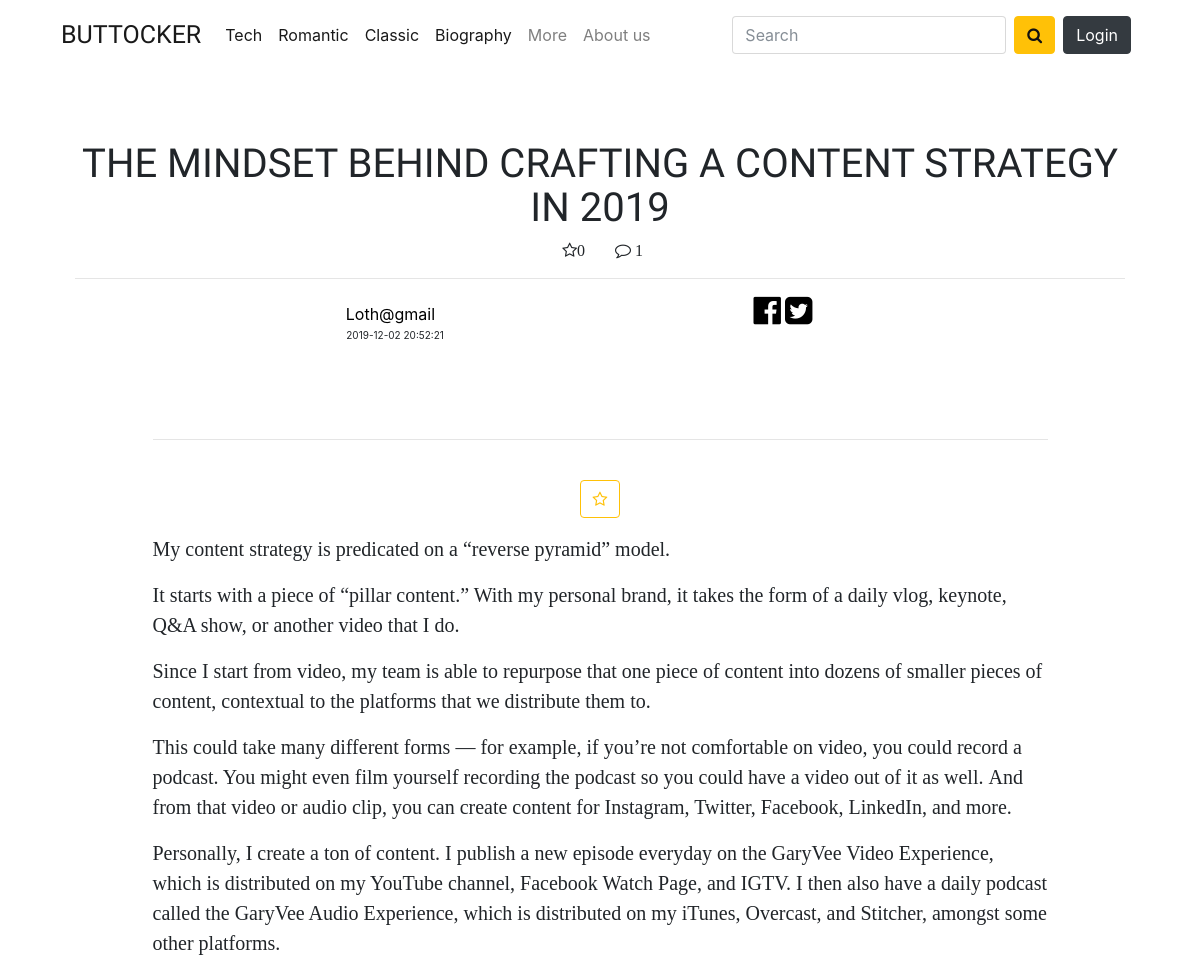
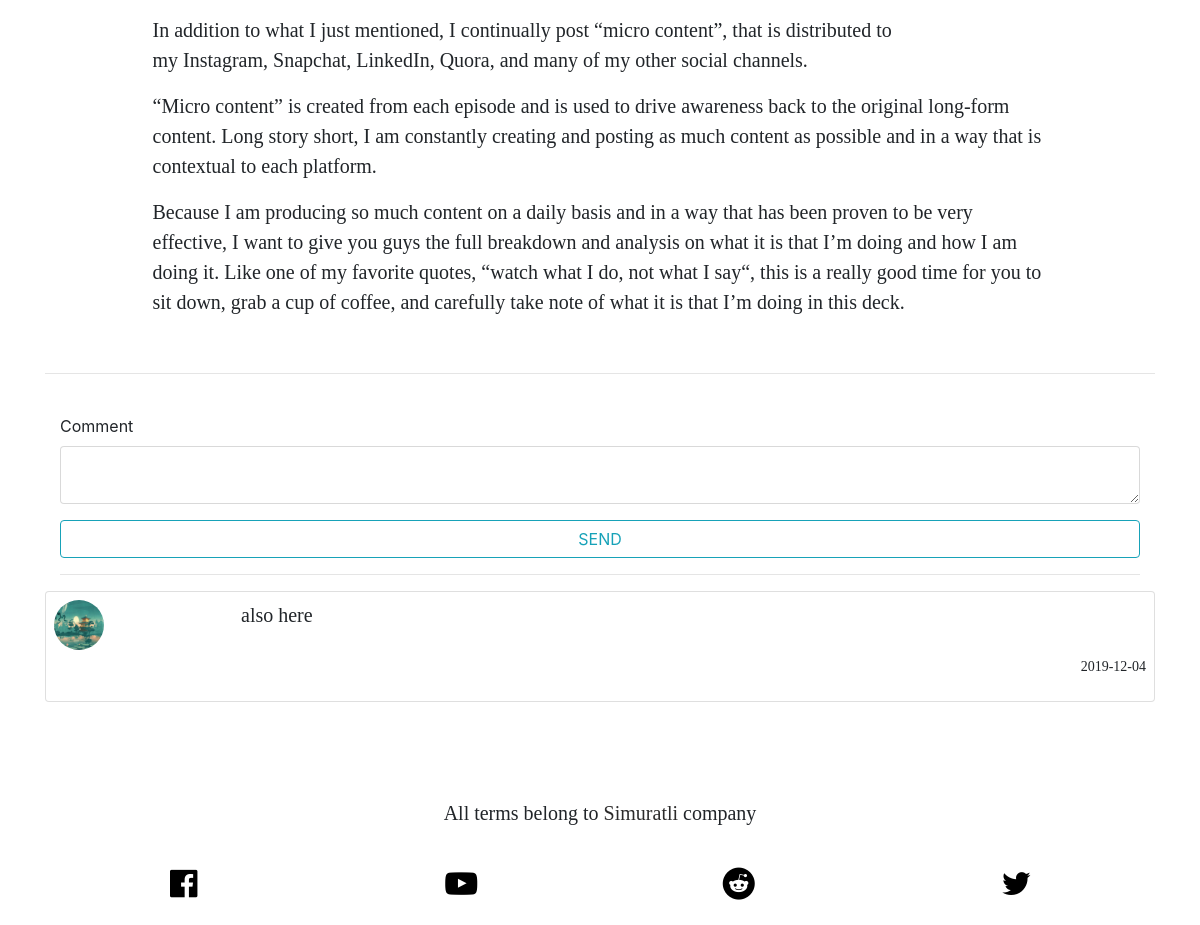
/readblog.php?blog_id=32, run on the app's committed database (2 pictures, top to bottom).
### tables this page shows
CREATE TABLE `kategori` (
  `kategori_id` int(11) NOT NULL,
  `kategori_ad` varchar(100) NOT NULL,
  `kategori_onecikar` enum('1','0') NOT NULL DEFAULT '0',
  `kategori_seourl` varchar(500) NOT NULL,
  `kategori_sira` int(2) NOT NULL,
  `kategori_durum` enum('0','1') NOT NULL DEFAULT '1'
);

CREATE TABLE `blog` (
  `blog_id` int(11) NOT NULL,
  `kullanici_id` int(11) NOT NULL,
  `kategori_id` int(11) NOT NULL,
  `blog_zaman` timestamp NOT NULL DEFAULT CURRENT_TIMESTAMP,
  `blogfoto_resimyol` varchar(5000) NOT NULL,
  `blog_ad` varchar(5000) NOT NULL,
  `blog_seourl` varchar(5000) NOT NULL,
  `blog_detay` text NOT NULL,
  `blog_keyword` text NOT NULL,
  `blog_author` varchar(500) NOT NULL,
  `blog_durum` enum('0','1') NOT NULL DEFAULT '0',
  `blog_onecikar` enum('1','0') DEFAULT '0'
);

CREATE TABLE `kullanici` (
  `kullanici_id` int(11) NOT NULL,
  `subMerchantKey` varchar(500) NOT NULL,
  `kullanici_magaza` enum('0','1','2') NOT NULL DEFAULT '0',
  `kullanici_magazafoto` varchar(500) NOT NULL DEFAULT 'dimg/noimg.jpg',
  `kullanici_zaman` datetime NOT NULL DEFAULT CURRENT_TIMESTAMP,
  `kullanici_resim` varchar(250) NOT NULL,
  `kullanici_tc` varchar(50) NOT NULL,
  `kullanici_banka` varchar(100) NOT NULL,
  `kullanici_iban` varchar(50) DEFAULT NULL,
  `kullanici_ad` varchar(50) NOT NULL,
  `kullanici_soyad` varchar(50) NOT NULL,
  `kullanici_mail` varchar(100) NOT NULL,
  `kullanici_gsm` varchar(50) NOT NULL,
  `kullanici_password` varchar(50) NOT NULL,
  `kullanici_adres` varchar(250) NOT NULL,
  `kullanici_il` varchar(100) NOT NULL,
  `kullanici_ilce` varchar(100) NOT NULL,
  `kullanici_unvan` varchar(100) NOT NULL,
  `kullanici_tip` enum('PERSONAL','PRIVATE_COMPANY','LIMITED_OR_JOINT_STOCK_COMPANY','') DEFAULT 'PERSONAL',
  `kullanici_vdaire` varchar(50) NOT NULL,
  `kullanici_vno` varchar(50) NOT NULL,
  `kullanici_yetki` varchar(50) NOT NULL,
  `kullanici_durum` int(1) NOT NULL DEFAULT '1',
  `kullanici_twitter` varchar(500) NOT NULL,
  `kullanici_facebook` varchar(500) NOT NULL
);

CREATE TABLE `yorumlar` (
  `yorum_id` int(11) NOT NULL,
  `kullanici_id` int(11) NOT NULL,
  `chapter_id` int(11) NOT NULL,
  `yorum_detay` varchar(500) NOT NULL,
  `yorum_zaman` timestamp NOT NULL DEFAULT CURRENT_TIMESTAMP,
  `yorum_onay` enum('0','1') NOT NULL DEFAULT '1',
  `urun_id` int(11) NOT NULL,
  `blog_id` int(11) NOT NULL
);

### admin/production/function.php (called while the page is built, shortened)
<?php
function seo($str, $options = array())
{
    $str = mb_convert_encoding((string)$str, 'UTF-8', mb_list_encodings());
    $defaults = array(
        'delimiter' => '-',
        'limit' => null,
        'lowercase' => true,
        'replacements' => array(),
        'transliterate' => true
    );
    $options = array_merge($defaults, $options);
    $str = preg_replace(array_keys($options['replacements']), $options['replacements'], $str);
    if ($options['transliterate']) {
        $str = str_replace(array_keys($char_map), $char_map, $str);
    }
    $str = preg_replace('/[^\p{L}\p{Nd}]+/u', $options['delimiter'], $str);
    $str = preg_replace('/(' . preg_quote($options['delimiter'], '/') . '){2,}/', '$1', $str);
    $str = mb_substr($str, 0, ($options['limit'] ? $options['limit'] : mb_strlen($str, 'UTF-8')), 'UTF-8');
    $str = trim($str, $options['delimiter']);
    return $options['lowercase'] ? mb_strtolower($str, 'UTF-8') : $str;
}
?>

### readblog.php (the view, shortened to what this page needs)
<?php
include 'header.php';
$blogsor = $db->prepare("SELECT blog.*,kullanici.* from blog INNER JOIN kullanici ON blog.kullanici_id=kullanici.kullanici_id where blog_id=:blog_id");
$blogsor->execute(array(
    "blog_id" => $_GET["blog_id"]
));
$blogcek = $blogsor->fetch(PDO::FETCH_ASSOC);
$puansay = $db->prepare("SELECT COUNT(liked.liked) as say, SUM(liked.liked) as topla , liked.*,blog.* FROM liked INNER JOIN blog ON liked.blog_id=blog.blog_id where blog.blog_id=:id ");
$puansay->execute(array(
    'id' => $_GET['blog_id']
));
$puancek = $puansay->fetch(PDO::FETCH_ASSOC);
$likedsor = $db->prepare("SELECT * from liked where kullanici_id=:id and blog_id=:blog_id");
$likedsor->execute(array(
    'id' => $_SESSION['userkullanici_id'],
    'blog_id' => $_GET['blog_id']
));
$say = $likedsor->rowCount();
?>
<br>
<br>
<br>
<div class="container">
    <div class="col-md-12">
        <center>
            <h1> <?php echo $blogcek['blog_ad']; ?></h1>
            <div class="container">
                <div class="row">
                    <div align='right' class="col">
                        <i class="fa fa-star-o" aria-hidden="true"><?php echo $puancek['say'] ?></i>
                    </div>
                    <div align='left' class="col">
                        <i class="fa fa-comment-o" aria-hidden="true">
                            <?php
                            $yorumsay = $db->prepare("SELECT COUNT(blog_id) as say FROM yorumlar where blog_id=:id");
                            $yorumsay->execute(array(
                                'id' => $_GET['blog_id']
                            ));
                            $yorumcek = $yorumsay->fetch(PDO::FETCH_ASSOC);
                            echo $yorumcek['say']
                            ?>
                        </i>
                    </div>
                </div>
            </div>
            <hr>
        </center>
    </div>
    <div class="row d-flex justify-content-center ">
        <div class="col-md-4 ">
            <div class="imgbox2">
            </div>
            <span style="position:relative;left:10x;top:-25px;"><a href="user-<?= seo($blogcek["kullanici_ad"]) . '-' . $blogcek["kullanici_id"] ?>"><?php echo $blogcek['kullanici_ad'] ?></a></span>
            <br>
            <span style="position:relative;left:55px;top:-30px; font-size:10px"><?php echo $blogcek['blog_zaman'] ?></span>
        </div>
        <div class="col-md-3 d-flex justify-content-center">
            <a class="mr-1" href="<?php echo $blogcek['kullanici_facebook'] ?>"><i class="fa fa-2x fa-facebook-official" aria-hidden="true"></i></a>
            <a class="mr-1" href="<?php echo $blogcek['kullanici_twitter'] ?>"><i class="fa fa-2x fa-twitter-square" aria-hidden="true"></i></a>
        </div>
    </div>
    <div class="row d-flex justify-content-center">
        <div class="col-md-10">
            <center>
                <br><br>
                <hr>
            </center>
        </div>
        <div class="col-md-12 d-flex justify-content-center">
            <div class="row">
                <div class="col-md-12">
                    <form method="POST" action="admin/netting/kitapekle.php">
                        <br>
                        <?php
                        if ($say == 0) { ?>
                            <button style="width: 100%" type="submit" name="blogpoint" class=" btn  btn-outline-warning"><i class="fa fa-star-o"></i></button>
                        <?php   } else  if ($say == 1) { ?>
                            <a style="width: 100%" class=" btn  btn-warning"><i class="fa fa-star"></i></a>
                        <?php } ?>
                    </form>
                </div>
            </div>
        </div>
        <div class="col-md-10 ">
            <p>
                <?php
                echo $blogcek['blog_detay'];
                ?>
            </p>
        </div>
    </div>
</div>
<br>
<hr>
<br>
<div class="container">
    <?php
    $blog_id = $blogcek["blog_id"];
    $yorumsor = $db->prepare("SELECT yorumlar.*,kullanici.*  FROM yorumlar INNER JOIN kullanici ON yorumlar.kullanici_id=kullanici.kullanici_id where  blog_id=:blog_id order by yorum_id DESC");
    $yorumsor->execute(array(
        'blog_id' => $blog_id,
    ));
    ?>
    <div class="row d-flex justify-content-center">
        <div class="col-md-12">
            <form method="post" action="admin/netting/islem.php">
                <div class="form-group">
                    <label for="">Comment</label>
                    <textarea name="yorum_detay" id="" class="form-control"></textarea>
                </div>
                <div class="form-group">
                    <button name="commmentblog" style="width:100%" class="btn btn-outline-info">SEND</button>
                    <hr>
                </div>
            </form>
        </div>
        <?php
        while ($yorumcek = $yorumsor->fetch(PDO::FETCH_ASSOC)) {
            ?>
            <div class="col-md-12 card p-2">
                <div class="row">
                    <div class="col-md-2">
                        <div class="imgbox2">
                            <a href="user-<?= seo($yorumcek["kullanici_ad"]) . '-' . $yorumcek["kullanici_id"] ?>"><img class="img-fluid" src="<?php echo $yorumcek['kullanici_magazafoto'] ?>" alt=""></a>
                        </div>
                    </div>
                    <div class="col-md-10">
                        <p><?php echo $yorumcek['yorum_detay'] ?></p>
                    </div>
                    <div class="col-md-12">
                        <div class="d-flex justify-content-end">
                            <p style="font-size:14px !important;"><?php echo substr($yorumcek['yorum_zaman'], 0, 10) ?></p>
                        </div>
                    </div>
                </div>
            </div>
        <?php } ?>
    </div>
</div>
<?php
include 'footer.php';
?>

### header.php (shortened to what this page needs)
<?php
include 'admin/netting/baglan.php';
include 'admin/production/function.php';
$kullanicisor = $db->prepare("SELECT * FROM kullanici where kullanici_mail=:mail");
$kullanicisor->execute(array(
    'mail' => $_SESSION['userkullanici_mail']
));
$kullanicicek = $kullanicisor->fetch(PDO::FETCH_ASSOC);
?>
<!DOCTYPE html>
<html lang="en">
<head>
    <link rel="stylesheet" href="css/style.css">
    <link rel="stylesheet" href="css/bootstrap.min.css">
    <link rel="stylesheet" href="css/bootstrap-grid.css">
    <link href="https://stackpath.bootstrapcdn.com/font-awesome/4.7.0/css/font-awesome.min.css" rel="stylesheet">
    <link href="swiper/swiper.min.css" rel="stylesheet">
    <link href="swiper/swipe.css" rel="stylesheet">
  <link rel="stylesheet" href="https://cdnjs.cloudflare.com/ajax/libs/font-awesome/4.4.0/css/font-awesome.min.css">
  <link rel="stylesheet" href="froala/css/froala_editor.css">
  <link rel="stylesheet" href="froala/css/froala_style.css">
  <link rel="stylesheet" href="froala/css/plugins/code_view.css">
  <link rel="stylesheet" href="froala/css/plugins/colors.css">
  <link rel="stylesheet" href="froala/css/plugins/emoticons.css">
  <link rel="stylesheet" href="froala/css/plugins/image_manager.css">
  <link rel="stylesheet" href="froala/css/plugins/image.css">
  <link rel="stylesheet" href="froala/css/third_party/embedly.min.css">
  <link rel="stylesheet" href="froala/css/plugins/line_breaker.css">
  <link rel="stylesheet" href="froala/css/plugins/table.css">
  <link rel="stylesheet" href="froala/css/plugins/char_counter.css">
  <link rel="stylesheet" href="froala/css/plugins/video.css">
  <link rel="stylesheet" href="froala/css/plugins/fullscreen.css">
  <link rel="stylesheet" href="froala/css/plugins/file.css">
  <link rel="stylesheet" href="froala/css/plugins/quick_insert.css">
  <link rel="stylesheet" href="https://cdnjs.cloudflare.com/ajax/libs/codemirror/5.3.0/codemirror.min.css">
  <link rel="stylesheet" href="froala/js/third_party/embedly.min.js">
</head>
<body>
    <section class="container">
        <nav class="navbar navbar-expand-lg navbar-light ">
            <a class="navbar-brand" href="index">BUTTOCKER</a>
            <div class="collapse navbar-collapse" id="navbarSupportedContent">
                <ul class="navbar-nav mr-auto">
                    <?php
                    $kategorisor = $db->prepare("SELECT * from kategori limit 4 ");
                    $kategorisor->execute();
                    while ($kategoricek = $kategorisor->fetch(PDO::FETCH_ASSOC)) {
                        ?>
                        <li class="nav-item active">
                            <a class="nav-link" href="category-<?= seo($kategoricek['kategori_ad']) . '-' . $kategoricek['kategori_id'] ?>"><?php echo $kategoricek['kategori_ad'] ?> <span class="sr-only">(current)</span></a>
                        </li>
                    <?php } ?>
                    <li class="nav-item">
                        <a class="nav-link " href="categories">More</a>
                    </li>
                    <li class="nav-item">
                        <a class="nav-link " href="about">About us</a>
                    </li>
                    <?php
                    if (isset($_SESSION['userkullanici_mail'])) {
                        ?>
                        <li class="nav-item dropdown">
                            <a class="nav-link dropdown-toggle" href="#" id="navbarDropdown" role="button" data-toggle="dropdown" aria-haspopup="true" aria-expanded="false">
                                <b class="name"><?php echo $kullanicicek['kullanici_ad'] ?></b>
                            </a>
                            <div class="dropdown-menu" aria-labelledby="navbarDropdown">
                                <a class="dropdown-item" href="#">
                                    <div class="imgbox">
                                        <img class="img-fluid" src="<?php echo $kullanicicek['kullanici_magazafoto'] ?>">
                                    </div>
                                    <span class="namepsan"><?php echo $kullanicicek['kullanici_ad'] ?></span>
                                </a>
                                <a class="dropdown-item" href="account">Account</a>
                                <a class="dropdown-item" href="posts">POSTS</a>
                                <a class="dropdown-item" href="chose">Write</a>
                                <div class="dropdown-divider"></div>
                                <a class="dropdown-item " href="logout">Logout</a>
                            </div>
                        </li>
                </ul>
                <form method="POST" action="search" class="form-inline my-2 my-lg-0">
                    <div class="form-group">
                        <input name="searched" class="form-control" placeholder="Search" type="text">
                        <button name="search" type="submit" class="btn ml-1 mr-1 btn-warning"><i class="fa fa-search"></i></button>
                    </div>
                    <div class="imgbox2">
                        <img class="img-fluid" src="<?php echo $kullanicicek['kullanici_magazafoto'] ?>" alt="">
                    </div>
                </form>
            <?php
            } else {
                ?>
                </ul>
                <form class="form-inline my-2 my-lg-0">
                    <input class="form-control mr-sm-2 " type="search" placeholder="Search" aria-label="Search">
                    <button class="btn btn-warning my-2 my-sm-0" type="submit"><i class="fa fa-search"></i></button>
                    <a class="btn btn-dark my-2  mr-sm-2 ml-2" href="login">Login</a>
                </form>
            <?php }
            ?>
            </div>
        </nav>

### css/style.css (style rules this page uses)
html, body { width: 100%; height: 100%; margin: 0px; padding: 0px; overflow-x: hidden; }
.navbar-brand { font-family: 'Staatliches', cursive; font-size: 25px !important; }
p { font-size: 20px !important; font-family: 'Baskervville', serif; }
h1, h2, h3, h4, h5, h6 { font-family: 'Calistoga', cursive !important; }
.imgbox2 { width: 50px; height: 50px; overflow: hidden; z-index: 12; display: inline-block; border-radius: 50%; }

### data on the page
kategori: kategori_ad "Tech"
kategori: kategori_ad "Romantic"
kategori: kategori_ad "Classic"
kategori: kategori_ad "Biography"
blog: blog_ad "THE MINDSET BEHIND CRAFTING A CONTENT STRATEGY IN 2019", kullanici.kullanici_ad "Loth@gmail", blog_zaman "2019-12-02 20:52:21", blog_detay "My content strategy is predicated on a “reverse pyramid” model. It starts with a piece of “pillar content.” With my personal brand, it takes the form of a daily vlog, keynote, Q&A show, or another video that I do. Since I start from video, my team is able to repurpose that one piece of content into dozens of smaller pieces of content, contextual to the platforms that we distribute them to. This could take many different forms — for example, if you’re not comfortable on video, you could record a podcast. You might even film yourself recording the podcast so you could have a video out of it as well. And from that video or audio clip, you can create content for Instagram, Twitter, Facebook,…"
yorumlar: kullanici.kullanici_magazafoto (picture), yorum_detay "also here", yorum_zaman "2019-12-04"

### other printed values
$puancek['say'] "0"
$yorumcek['say'] "1"
